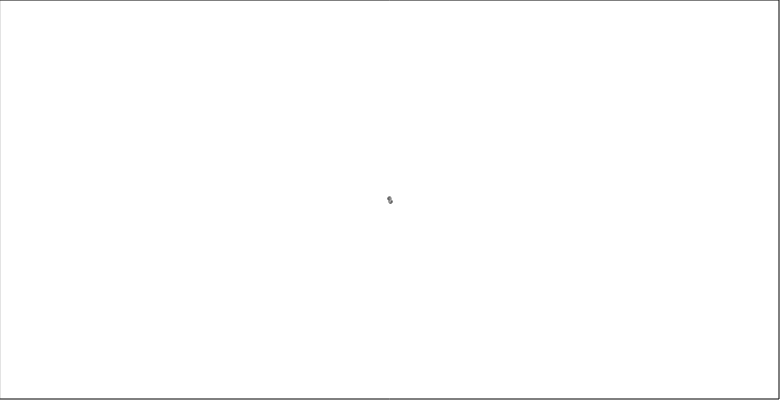
Frame 1 (no input)
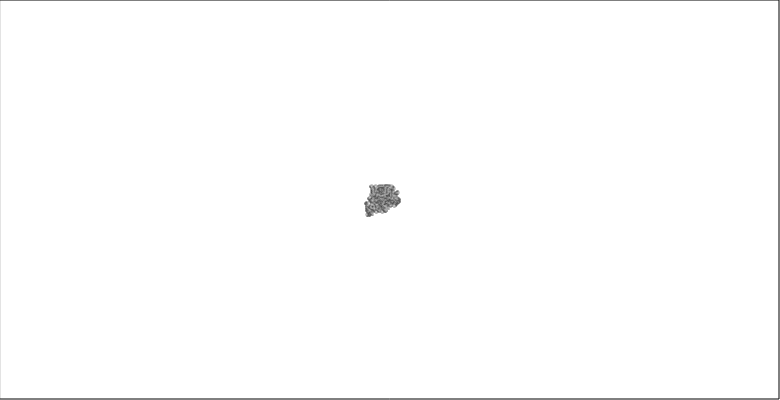
Frame 60 (no input)
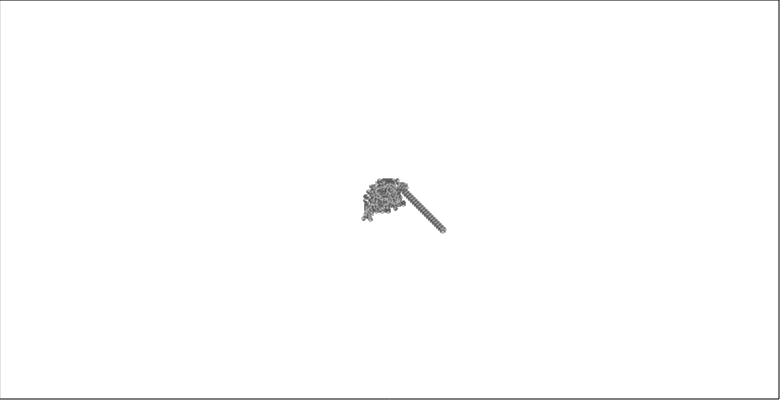
Frame 120 (the mouse pressed at the canvas centre since frame 60)

The p5.js sketch that drew these frames (run headless with seeded random() and noise() and a simulated clock; from frame 60 on, the mouse is pressed at the canvas centre):

// p5.js sketch
// ── sketch.js
function make2DArray(cols, rows) {
  let arr = new Array(cols);
  for (let i = 0; i < arr.length; i++) {
    arr[i] = new Array(rows);
  }
  return arr;
}

let grid;
let x, y, dir;

let ANT_UP = 0;
let ANT_RIGHT = 1;
let ANT_DOWN = 2;
let ANT_LEFT = 3;

function setup() {
  createCanvas(window.displayWidth-20, window.displayHeight-200);
  grid = make2DArray(width, height);
  x = width / 2;
  y = height / 2;
  dir = ANT_UP;
  noFill();
  stroke(0);
  rect(0, 0, width - 1, height - 1);
}

function turnRight() {
  dir++;
  dir %= 4;
}

function turnLeft() {
  dir--;
  if (dir < ANT_UP) {
    dir = ANT_LEFT;
  }
}

function moveForward() {
  if (dir == ANT_UP) {
    y--;
  } else if (dir == ANT_RIGHT) {
    x++;
  } else if (dir == ANT_DOWN) {
    y++;
  } else if (dir == ANT_LEFT) {
    x--;
  }

  if (x > width - 1) {
    x = 0;
  } else if (x < 0) {
    x = width - 1;
  }
  if (y > height - 1) {
    y = 0;
  } else if (y < 0) {
    y = height - 1;
  }
}


function draw() {
  strokeWeight(1);

  for (let n = 0; n < 100; n++) {
    if (grid[x][y] == 0) {
      turnRight();
      grid[x][y] = 1;
    } else {
      turnLeft();
      grid[x][y] = 0;
    }

    stroke(color(255));
    if (grid[x][y] == 1) {
      stroke(color(0));
    }

    point(x, y);
    moveForward();
  }
}
